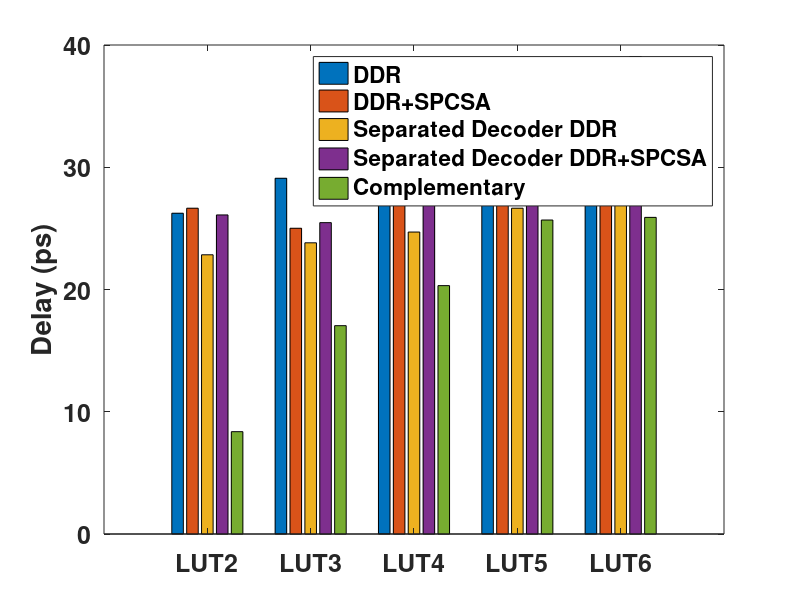
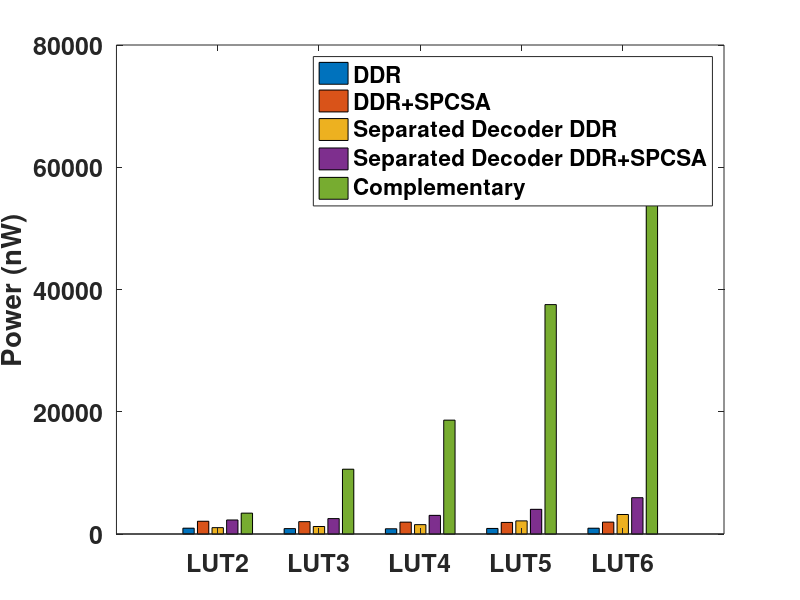
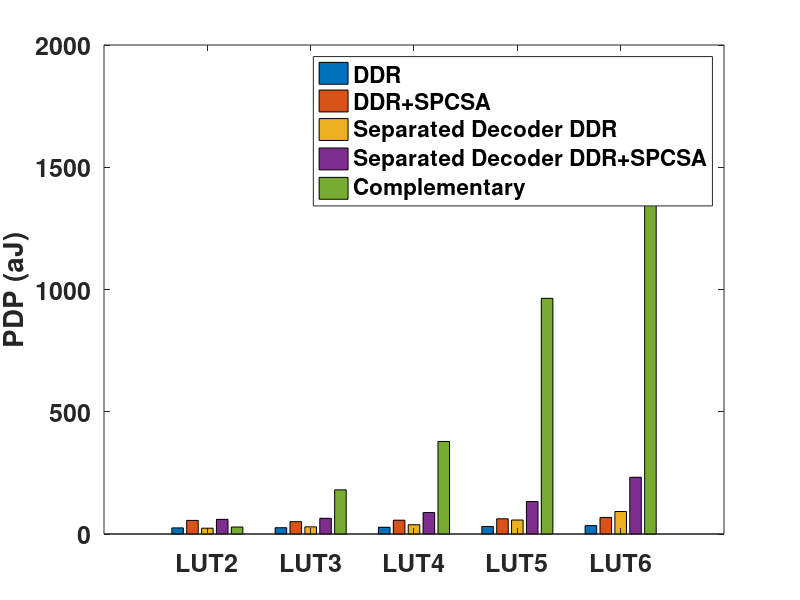
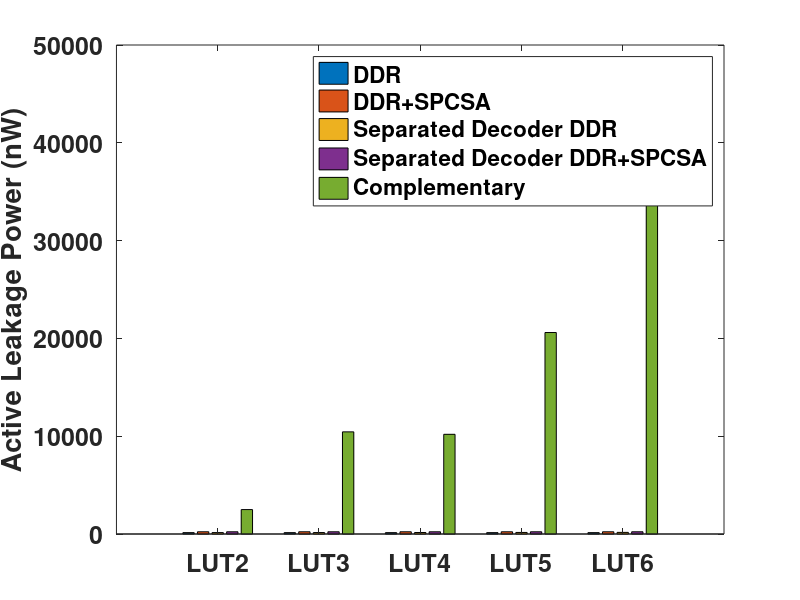

Here is the MATLAB script that generated these plots, in order:

close all
clear all
clc
set(0,'defaultaxesfontsize',18);
set(0,'defaultaxesfontweight','bold');


% DSR_DAT= importdata('D:\MyDocuments\Research\STTRAM\LUT results in FinFET\LUT2_DSR_asym_SPCSA_sref_sweep.dat', ' ', 1);
% cleanColheaders = strtrim(DSR_DAT.colheaders);
% sref_idx=find(strcmp('sref',cleanColheaders));
% tpz_idx=find(strcmp('Tpz',cleanColheaders));
% tpzbar_idx=find(strcmp('Tpzbar',cleanColheaders));
% delay_idx=find(strcmp('Delay',cleanColheaders));
% power_idx=find(strcmp('Power',cleanColheaders));
% fr_idx=find(strcmp('Failure_Rate%',cleanColheaders));
% 
% DSR_sref=DSR_DAT.data(:,sref_idx); %%%conversion to K-ohms unit
% DSR_tpz=(1e12).*DSR_DAT.data(:,tpz_idx); %%%conversion to Ps unit
% DSR_tpzbar=(1e12).*DSR_DAT.data(:,tpzbar_idx); %%%conversion to Ps unit
% DSR_delay=(1e12).*DSR_DAT.data(:,delay_idx); %%%conversion to Ps unit
% DSR_power=(1e9).*DSR_DAT.data(:,power_idx); %%%conversion to nW unit
% DSR_FR=DSR_DAT.data(:,fr_idx); %%%conversion to Ps unit
% 
% DSR_tpz(DSR_tpz>=500)=0;
% DSR_tpzbar(DSR_tpzbar>=500)=0;
% DSR_delay(DSR_delay>=500)=0;
% 
% figure(1);
% hold;
% plot(DSR_sref,DSR_tpz,'r-','LineWidth',2);
% plot(DSR_sref,DSR_tpzbar,'b-','LineWidth',2);
% plot(DSR_sref,DSR_delay,'g-','LineWidth',2);
% 
% xlabel('Reference MTJ Resistance Scaling');
% ylabel('Delay(pS)');
% legend('tpz','tpzbar','max delay');
% hold off;
% 
% figure(2);
% hold;
% plot(DSR_sref,DSR_FR,'r-','LineWidth',2);
% 
% xlabel('Reference MTJ Resistance Scaling');
% ylabel('Failure Rate(%)');
% %legend('Faulure Rate');
% hold off;
% 
% figure(3)
% hold;
% 
% plot(DSR_sref,DSR_tpz/max(DSR_delay),'r-','LineWidth',2);
% plot(DSR_sref,DSR_tpzbar/max(DSR_delay),'b-','LineWidth',2);
% plot(DSR_sref,DSR_delay/max(DSR_delay),'g-','LineWidth',2);
% plot(DSR_sref,DSR_FR/max(DSR_FR),'m-','LineWidth',2);
% 
% xlabel('Reference MTJ Resistance Scaling');
% ylabel('Normalized');
% legend('tpz','tpzbar','max delay','Failure Rate');
% 
% hold off;

%%%%%FinFET LUT results

%Asymmetric DSR
%    [sref  Tpz(pS)  Tpzbar(pS) Delay(pS) Power(nW) PDP(aJ)      P_leak(nW) Area(NF) Failure_Rate%]
dsr2_asym=[1.8     30.72  34.80      34.80     945.7     32.91   141.0      20       46.8];
dsr3_asym=[1.8     29.42  33.37      33.37     888.1     29.64   140.7      30       67.7];
dsr4_asym=[1.7     32.36  35.07      35.07     855.1     29.99   140.5      48       72.3];
dsr5_asym=[1.6     34.66  36.16      36.16     872.5     31.55   140.5      82       82.9];
dsr6_asym=[1.6     36.76  37.83      39.20     909.2     35.64   140.4      148      91.1]; 

%Asymmetric DSR+SPCSA
%               [sref  Tpz(pS)  Tpzbar(pS) Delay(pS) Power(nW) PDP(aJ) P_leak(nW) Area(NF) Failure_Rate%]
dsr2_asym_spcsa=[1.8   30.03    33.60      33.60     2031      68.23   228.7      30       38.2];
dsr3_asym_spcsa=[2     25.66    32.50      32.50     1977      64.24   228.7      40       58.2];
dsr4_asym_spcsa=[1.7   28.91    34.27      34.27     1906      65.32   228.7      58       67.1];
dsr5_asym_spcsa=[1.7   32.81    35.35      35.35     1843      65.14   228.7      92       88.5];
dsr6_asym_spcsa=[2.6   34.89    36.95      40.45     1885      76.25   228.7      158      99.6];

%Symmetric DSR
%        [sref  Tpz(pS)  Tpzbar(pS) Delay(pS) Power(nW) PDP(aJ) P_leak(nW) Area(NF) Failure_Rate%]
dsr2_sym=[1.8   26.64    30.66      30.66     960.6     29.45   141.0      20       50.7];
dsr3_sym=[1.8   29.07    29.07      33.56     1067      35.81   140.7      30       69.2];
dsr4_sym=[1.9   35.38    35.38      35.38     1000      35.39   140.5      48       77.8];
dsr5_sym=[1.9   34.49    34.49      38.12     1040      39.65   140.6      82       88.7];
dsr6_sym=[2.1   35.82    36.88      41.63     921.9     38.37   140.4      148      97.0];

%Symmetric DSR+SPCSA
%              [sref  Tpz(pS)  Tpzbar(pS) Delay(pS) Power(nW) PDP(aJ) P_leak(nW) Area(NF) Failure_Rate%]
dsr2_sym_spcsa=[1.9   27.15    30.59      30.59     2114      64.68   228.7      30       43.4];
dsr3_sym_spcsa=[1.8   28.42    28.42      31.67     2499      79.15   228.7      40       61.6];
dsr4_sym_spcsa=[2.0   35.11    35.11      35.11     2463      86.48   228.7      58       77.2];
dsr5_sym_spcsa=[1.9   32.68    32.68      35.97     2305      82.9    228.7      92       96.9];
dsr6_sym_spcsa=[1.5   33.32    33.38      35.01     1858      65.04   228.7      158      100];
    
%Separedted Decoder Asymmetric DSR
%#transistors for decoder = (n+4)*(2^n)
%            [sref  Tpz(pS)  Tpzbar(pS) Delay(pS) Power(nW) PDP(aJ) P_leak(nW) Area(NF) Failure_Rate%]
dsr2_sd_asym=[1.9   23.60    28.02      28.02     1011      28.31   143.9      39       50.0];
dsr3_sd_asym=[1.8   23.30    27.49      27.49     1121      30.80   146.2      75       69.4];
dsr4_sd_asym=[2.0   24.33    28.47      28.47     1260      35.87   149.5      155      88.5];
dsr5_sd_asym=[2.8   22.69    30.82      38.09     1581      60.21   153.8      331      97.1];
dsr6_sd_asym=[5.5   28.19    40.30      42.98     2135      91.77   159.1      715      99.9];

%Separedted Decoder Asymmetric DSR+SPCSA
%#transistors for decoder = (n+4)*(2^n)
%                  [sref  Tpz(pS)  Tpzbar(pS) Delay(pS) Power(nW) PDP(aJ) P_leak(nW) Area(NF) Failure_Rate%]
dsr2_sd_asym_spcsa=[2     23.08    27.64      27.64     2225      61.50   228.7      49       36.2];
dsr3_sd_asym_spcsa=[2.4   24.19    29.55      29.55     2257      66.70   228.7      85       55.2];
dsr4_sd_asym_spcsa=[3.0   26.79    30.39      30.39     2573      78.20   228.8      165      78.7]; 
dsr5_sd_asym_spcsa=[5.0   30.07    36.36      36.75     2955      108.6   228.9      341      90.5];
dsr6_sd_asym_spcsa=[8.2   36.78    43.21      43.21     3983      172.1   229.1      725      98.2];

%Separedted Decoder Symmetric DSR
%#transistors for decoder = (n+4)*(2^n)
%           [sref  Tpz(pS)  Tpzbar(pS) Delay(pS) Power(nW) PDP(aJ) P_leak(nW) Area(NF) Failure_Rate%]
dsr2_sd_sym=[1.8   27.50    23.11      27.51     989.5     27.22   144.6      40       51.8];
dsr3_sd_sym=[1.8   26.85    23.96      27.73     1134      31.45   146.7      76       69.8];
dsr4_sd_sym=[1.6   27.94    33.79      33.79     1362      46.02   150.0      156      96.8];
dsr5_sd_sym=[1.9   29.70    24.08      55.83     1642      91.64   154.3      332      97.7];
dsr6_sd_sym=[2.3   33.30    25.87      44.73     2251      100.7   159.7      716      99.9];

%Separedted Decoder Symmetric DSR+SPCSA
%#transistors for decoder = (n+4)*(2^n)
%                 [sref  Tpz(pS)  Tpzbar(pS) Delay(pS) Power(nW) PDP(aJ) P_leak(nW) Area(NF) Failure_Rate%]
dsr2_sd_sym_spcsa=[1.6   27.09    24.78      27.15     2152      58.42   228.7      50       45.8];
dsr3_sd_sym_spcsa=[1.7   28.04    23.30      28.72     2363      67.86   228.7      86       64.7];
dsr4_sd_sym_spcsa=[1.6   29.83    23.93      29.84     2603      77.68   228.8      166      85.6];
dsr5_sd_sym_spcsa=[1.4   29.60    28.44      31.23     3090      96.51   228.9      342      95.6];
dsr6_sd_sym_spcsa=[1.9   37.31    32.04      39.27     4066      159.7   229.1      726      96.9];


%DDR
%    [sref  Tpz(pS) Tpzbar(pS) Delay(pS) Power(nW) PDP(aJ) P_leak(nW) Area(NF) Failure_Rate%]
ddr2=[0     26.24   26.24      26.24     953.1     25.01   141.4      22       8.6];
ddr3=[0     29.10   28.87      29.10     885.2     25.76   141.1      38       12.3];
ddr4=[0     32.03   32.03      32.03     858.7     27.50   141.0      70       20.7];
ddr5=[0     33.77   33.77      33.77     910.3     30.75   141.0      134      35.3];
ddr6=[0     35.86   36.42      36.42     949.4     34.58   140.9      262      35.6];

%DDR+SPCSA
%          [sref  Tpz(pS) Tpzbar(pS) Delay(pS) Power(nW) PDP(aJ) P_leak(nW) Area(NF) Failure_Rate%]
ddr2_spcsa=[0     26.65   26.65      26.65     2086      55.61   228.7      32       6.4];
ddr3_spcsa=[0     25.01   25.01      25.01     2022      50.56   228.7      48       7.6];
ddr4_spcsa=[0     29.10   29.10      29.10     1941      56.48   228.7      80       20.6];
ddr5_spcsa=[0     32.88   32.88      32.88     1894      62.27   228.7      144      57.7];
ddr6_spcsa=[0     34.73   34.73      34.73     1949      67.67   228.7      272      74.7]; 

%Separedted Decoder DDR 
%       [sref  Tpz(pS) Tpzbar(pS) Delay(pS) Power(nW) PDP(aJ) P_leak(nW) Area(NF) Failure_Rate%]
ddr2_sd=[0     22.84   22.84      22.84     1041      23.77   145.7      42       10.5];
ddr3_sd=[0     23.82   23.82      23.82     1228      29.27   149.3      82       24.6];
ddr4_sd=[0     24.70   24.70      24.70     1532      37.84   153.9      170      47.1];
ddr5_sd=[0     26.65   26.65      26.65     2147      57.21   159.4      362      75.9];
ddr6_sd=[0     28.81   28.81      28.81     3191      91.96   165.9      778      99.9];

%Separedted Decoder DDR+SPCSA 
%             [sref  Tpz(pS) Tpzbar(pS) Delay(pS) Power(nW) PDP(aJ) P_leak(nW) Area(NF) Failure_Rate%]
ddr2_sd_spcsa=[0     26.10   26.10      26.10     2295      59.90   228.7      52       5.1];
ddr3_sd_spcsa=[0     25.47   25.47      25.47     2523      64.25   228.8      92       12.7];
ddr4_sd_spcsa=[0     28.76   28.76      28.76     3051      87.74   228.9      180      31.0]; %%%inconsitent
ddr5_sd_spcsa=[0     32.94   32.94      32.94     4039      133.0   229.1      372      21.3]; %%%inconsistent
ddr6_sd_spcsa=[0     39.06   39.06      39.06     5942      232.1   229.4      788      28.7];


%Static STT-Latch Based LUT at 50% output activity
%       [Delay(pS) Power(nW) P_leak(nW) Area(NF) Failure_Rate%]
static2=[12.53     2688      2021       70       ];


%Static STT-Latch Based LUT at 50% output activity
%       [Delay(pS) Power(nW) PDP(aJ)  P_leak(nW) Area(NF) Failure_Rate%]
staticmux2=[ 8.3713  3.4140*1e3   28.5794    2.4983*1e3       88         0];
staticmux3=[ 17.0419 10.6017*1e3  180.6727   10.4448*1e3      54         1];
staticmux4=[ 20.3178 18.6290*1e3  378.4996   10.1941*1e3      110         3];
staticmux5=[ 25.6833 37.5297*1e3  963.8862   20.6020*1e3      230         7];
staticmux6=[ 25.9005 74.9174*1e3  1940.4     41.1093*1e3      462         12];


str={'LUT2'; 'LUT3'; 'LUT4'; 'LUT5'; 'LUT6'};

figure (4)
% y=[dsr2_asym(4) dsr2_asym_spcsa(4) dsr2_sym(4) dsr2_sym_spcsa(4) dsr2_sd_asym(4) dsr2_sd_asym_spcsa(4) dsr2_sd_sym(4) dsr2_sd_sym_spcsa(4) ddr2(4) ddr2_spcsa(4) ddr2_sd(4) ddr2_sd_spcsa(4); 
%    dsr3_asym(4) dsr3_asym_spcsa(4) dsr3_sym(4) dsr3_sym_spcsa(4) dsr3_sd_asym(4) dsr3_sd_asym_spcsa(4) dsr3_sd_sym(4) dsr3_sd_sym_spcsa(4) ddr3(4) ddr3_spcsa(4) ddr3_sd(4) ddr3_sd_spcsa(4);
%    dsr4_asym(4) dsr4_asym_spcsa(4) dsr4_sym(4) dsr4_sym_spcsa(4) dsr4_sd_asym(4) dsr4_sd_asym_spcsa(4) dsr4_sd_sym(4) dsr4_sd_sym_spcsa(4) ddr4(4) ddr4_spcsa(4) ddr4_sd(4) ddr4_sd_spcsa(4);
%    dsr5_asym(4) dsr5_asym_spcsa(4) dsr5_sym(4) dsr5_sym_spcsa(4) dsr5_sd_asym(4) dsr5_sd_asym_spcsa(4) dsr5_sd_sym(4) dsr5_sd_sym_spcsa(4) ddr5(4) ddr5_spcsa(4) ddr5_sd(4) ddr5_sd_spcsa(4);
%    dsr6_asym(4) dsr6_asym_spcsa(4) dsr6_sym(4) dsr6_sym_spcsa(4) dsr6_sd_asym(4) dsr6_sd_asym_spcsa(4) dsr6_sd_sym(4) dsr6_sd_sym_spcsa(4) ddr6(4) ddr6_spcsa(4) ddr6_sd(4) ddr6_sd_spcsa(4);];

y=[ddr2(4) ddr2_spcsa(4) ddr2_sd(4) ddr2_sd_spcsa(4) staticmux2(1); 
   ddr3(4) ddr3_spcsa(4) ddr3_sd(4) ddr3_sd_spcsa(4) staticmux3(1);
   ddr4(4) ddr4_spcsa(4) ddr4_sd(4) ddr4_sd_spcsa(4) staticmux4(1);
   ddr5(4) ddr5_spcsa(4) ddr5_sd(4) ddr5_sd_spcsa(4) staticmux5(1);
   ddr6(4) ddr6_spcsa(4) ddr6_sd(4) ddr6_sd_spcsa(4) staticmux6(1);];

plot4=bar(y);
ylabel('Delay (ps)');
% legend('Asymmetric DSR','Asymmetric DSR+SPCSA','Symmetric DSR','Symmetric DSR+SPCSA','Separated Decoder Asymmetric DSR','Separated Decoder Asymmetric DSR+SPCSA','Separated Decoder Symmetric DSR','Separated Decoder Symmetric DSR+SPCSA','DDR','DDR+SPCSA','Separated Decoder DDR','Separated Decoder DDR+SPCSA');
legend('DDR','DDR+SPCSA','Separated Decoder DDR','Separated Decoder DDR+SPCSA', 'Complementary');

set(gca, 'XTickLabel',str, 'XTick',1:numel(str));
%set(plot4(2),'facecolor','g');

figure (5)
% y=[dsr2_asym(5) dsr2_asym_spcsa(5) dsr2_sym(5) dsr2_sym_spcsa(5) dsr2_sd_asym(5) dsr2_sd_asym_spcsa(5) dsr2_sd_sym(5) dsr2_sd_sym_spcsa(5) ddr2(5) ddr2_spcsa(5) ddr2_sd(5) ddr2_sd_spcsa(5); 
%    dsr3_asym(5) dsr3_asym_spcsa(5) dsr3_sym(5) dsr3_sym_spcsa(5) dsr3_sd_asym(5) dsr3_sd_asym_spcsa(5) dsr3_sd_sym(5) dsr3_sd_sym_spcsa(5) ddr3(5) ddr3_spcsa(5) ddr3_sd(5) ddr3_sd_spcsa(5);
%    dsr4_asym(5) dsr4_asym_spcsa(5) dsr4_sym(5) dsr4_sym_spcsa(5) dsr4_sd_asym(5) dsr4_sd_asym_spcsa(5) dsr4_sd_sym(5) dsr4_sd_sym_spcsa(5) ddr4(5) ddr4_spcsa(5) ddr4_sd(5) ddr4_sd_spcsa(5);
%    dsr5_asym(5) dsr5_asym_spcsa(5) dsr5_sym(5) dsr5_sym_spcsa(5) dsr5_sd_asym(5) dsr5_sd_asym_spcsa(5) dsr5_sd_sym(5) dsr5_sd_sym_spcsa(5) ddr5(5) ddr5_spcsa(5) ddr5_sd(5) ddr5_sd_spcsa(5);
%    dsr6_asym(5) dsr6_asym_spcsa(5) dsr6_sym(5) dsr6_sym_spcsa(5) dsr6_sd_asym(5) dsr6_sd_asym_spcsa(5) dsr6_sd_sym(5) dsr6_sd_sym_spcsa(5) ddr6(5) ddr6_spcsa(5) ddr6_sd(5) ddr6_sd_spcsa(5);];

y=[ddr2(5) ddr2_spcsa(5) ddr2_sd(5) ddr2_sd_spcsa(5) staticmux2(2); 
   ddr3(5) ddr3_spcsa(5) ddr3_sd(5) ddr3_sd_spcsa(5) staticmux3(2);
   ddr4(5) ddr4_spcsa(5) ddr4_sd(5) ddr4_sd_spcsa(5) staticmux4(2);
   ddr5(5) ddr5_spcsa(5) ddr5_sd(5) ddr5_sd_spcsa(5) staticmux5(2);
   ddr6(5) ddr6_spcsa(5) ddr6_sd(5) ddr6_sd_spcsa(5) staticmux6(2);];

plot5=bar(y);
ylabel('Power (nW)');
% legend('Asymmetric DSR','Asymmetric DSR+SPCSA','Symmetric DSR','Symmetric DSR+SPCSA','Separated Decoder Asymmetric DSR','Separated Decoder Asymmetric DSR+SPCSA','Separated Decoder Symmetric DSR','Separated Decoder Symmetric DSR+SPCSA','DDR','DDR+SPCSA','Separated Decoder DDR','Separated Decoder DDR+SPCSA');
legend('DDR','DDR+SPCSA','Separated Decoder DDR','Separated Decoder DDR+SPCSA','Complementary');

set(gca, 'XTickLabel',str, 'XTick',1:numel(str));
%set(plot5(2),'facecolor','g');

figure (6)
% y=[dsr2_asym(6) dsr2_asym_spcsa(6) dsr2_sym(6) dsr2_sym_spcsa(6) dsr2_sd_asym(6) dsr2_sd_asym_spcsa(6) dsr2_sd_sym(6) dsr2_sd_sym_spcsa(6) ddr2(6) ddr2_spcsa(6) ddr2_sd(6) ddr2_sd_spcsa(6); 
%    dsr3_asym(6) dsr3_asym_spcsa(6) dsr3_sym(6) dsr3_sym_spcsa(6) dsr3_sd_asym(6) dsr3_sd_asym_spcsa(6) dsr3_sd_sym(6) dsr3_sd_sym_spcsa(6) ddr3(6) ddr3_spcsa(6) ddr3_sd(6) ddr3_sd_spcsa(6);
%    dsr4_asym(6) dsr4_asym_spcsa(6) dsr4_sym(6) dsr4_sym_spcsa(6) dsr4_sd_asym(6) dsr4_sd_asym_spcsa(6) dsr4_sd_sym(6) dsr4_sd_sym_spcsa(6) ddr4(6) ddr4_spcsa(6) ddr4_sd(6) ddr4_sd_spcsa(6);
%    dsr5_asym(6) dsr5_asym_spcsa(6) dsr5_sym(6) dsr5_sym_spcsa(6) dsr5_sd_asym(6) dsr5_sd_asym_spcsa(6) dsr5_sd_sym(6) dsr5_sd_sym_spcsa(6) ddr5(6) ddr5_spcsa(6) ddr5_sd(6) ddr5_sd_spcsa(6);
%    dsr6_asym(6) dsr6_asym_spcsa(6) dsr6_sym(6) dsr6_sym_spcsa(6) dsr6_sd_asym(6) dsr6_sd_asym_spcsa(6) dsr6_sd_sym(6) dsr6_sd_sym_spcsa(6) ddr6(6) ddr6_spcsa(6) ddr6_sd(6) ddr6_sd_spcsa(6);];

y=[ddr2(6) ddr2_spcsa(6) ddr2_sd(6) ddr2_sd_spcsa(6)  staticmux2(3); 
   ddr3(6) ddr3_spcsa(6) ddr3_sd(6) ddr3_sd_spcsa(6)  staticmux3(3);
   ddr4(6) ddr4_spcsa(6) ddr4_sd(6) ddr4_sd_spcsa(6)  staticmux4(3);
   ddr5(6) ddr5_spcsa(6) ddr5_sd(6) ddr5_sd_spcsa(6)  staticmux5(3);
   ddr6(6) ddr6_spcsa(6) ddr6_sd(6) ddr6_sd_spcsa(6)  staticmux6(3);];

plot6=bar(y);
ylabel('PDP (aJ)'); 
% legend('Asymmetric DSR','Asymmetric DSR+SPCSA','Symmetric DSR','Symmetric DSR+SPCSA','Separated Decoder Asymmetric DSR','Separated Decoder Asymmetric DSR+SPCSA','Separated Decoder Symmetric DSR','Separated Decoder Symmetric DSR+SPCSA','DDR','DDR+SPCSA','Separated Decoder DDR','Separated Decoder DDR+SPCSA');
legend('DDR','DDR+SPCSA','Separated Decoder DDR','Separated Decoder DDR+SPCSA','Complementary');
set(gca, 'XTickLabel',str, 'XTick',1:numel(str));
%set(plot6(2),'facecolor','g');

figure (7)
% y=[dsr2_asym(7) dsr2_asym_spcsa(7) dsr2_sym(7) dsr2_sym_spcsa(7) dsr2_sd_asym(7) dsr2_sd_asym_spcsa(7) dsr2_sd_sym(7) dsr2_sd_sym_spcsa(7) ddr2(7) ddr2_spcsa(7) ddr2_sd(7) ddr2_sd_spcsa(7); 
%    dsr3_asym(7) dsr3_asym_spcsa(7) dsr3_sym(7) dsr3_sym_spcsa(7) dsr3_sd_asym(7) dsr3_sd_asym_spcsa(7) dsr3_sd_sym(7) dsr3_sd_sym_spcsa(7) ddr3(7) ddr3_spcsa(7) ddr3_sd(7) ddr3_sd_spcsa(7);
%    dsr4_asym(7) dsr4_asym_spcsa(7) dsr4_sym(7) dsr4_sym_spcsa(7) dsr4_sd_asym(7) dsr4_sd_asym_spcsa(7) dsr4_sd_sym(7) dsr4_sd_sym_spcsa(7) ddr4(7) ddr4_spcsa(7) ddr4_sd(7) ddr4_sd_spcsa(7);
%    dsr5_asym(7) dsr5_asym_spcsa(7) dsr5_sym(7) dsr5_sym_spcsa(7) dsr5_sd_asym(7) dsr5_sd_asym_spcsa(7) dsr5_sd_sym(7) dsr5_sd_sym_spcsa(7) ddr5(7) ddr5_spcsa(7) ddr5_sd(7) ddr5_sd_spcsa(7);
%    dsr6_asym(7) dsr6_asym_spcsa(7) dsr6_sym(7) dsr6_sym_spcsa(7) dsr6_sd_asym(7) dsr6_sd_asym_spcsa(7) dsr6_sd_sym(7) dsr6_sd_sym_spcsa(7) ddr6(7) ddr6_spcsa(7) ddr6_sd(7) ddr6_sd_spcsa(7);];

y=[ddr2(7) ddr2_spcsa(7) ddr2_sd(7) ddr2_sd_spcsa(7) staticmux2(4); 
   ddr3(7) ddr3_spcsa(7) ddr3_sd(7) ddr3_sd_spcsa(7) staticmux3(4);
   ddr4(7) ddr4_spcsa(7) ddr4_sd(7) ddr4_sd_spcsa(7) staticmux4(4);
   ddr5(7) ddr5_spcsa(7) ddr5_sd(7) ddr5_sd_spcsa(7) staticmux5(4);
   ddr6(7) ddr6_spcsa(7) ddr6_sd(7) ddr6_sd_spcsa(7) staticmux6(4);];

plot7=bar(y);
ylabel('Active Leakage Power (nW)'); 
% legend('Asymmetric DSR','Asymmetric DSR+SPCSA','Symmetric DSR','Symmetric DSR+SPCSA','Separated Decoder Asymmetric DSR','Separated Decoder Asymmetric DSR+SPCSA','Separated Decoder Symmetric DSR','Separated Decoder Symmetric DSR+SPCSA','DDR','DDR+SPCSA','Separated Decoder DDR','Separated Decoder DDR+SPCSA');
legend('DDR','DDR+SPCSA','Separated Decoder DDR','Separated Decoder DDR+SPCSA','Complementary');
set(gca, 'XTickLabel',str, 'XTick',1:numel(str));
%set(plot7(2),'facecolor','g');


figure (8)
% y=[dsr2_asym(8) dsr2_asym_spcsa(8) dsr2_sym(8) dsr2_sym_spcsa(8) dsr2_sd_asym(8) dsr2_sd_asym_spcsa(8) dsr2_sd_sym(8) dsr2_sd_sym_spcsa(8) ddr2(8) ddr2_spcsa(8) ddr2_sd(8) ddr2_sd_spcsa(8); 
%    dsr3_asym(8) dsr3_asym_spcsa(8) dsr3_sym(8) dsr3_sym_spcsa(8) dsr3_sd_asym(8) dsr3_sd_asym_spcsa(8) dsr3_sd_sym(8) dsr3_sd_sym_spcsa(8) ddr3(8) ddr3_spcsa(8) ddr3_sd(8) ddr3_sd_spcsa(8);
%    dsr4_asym(8) dsr4_asym_spcsa(8) dsr4_sym(8) dsr4_sym_spcsa(8) dsr4_sd_asym(8) dsr4_sd_asym_spcsa(8) dsr4_sd_sym(8) dsr4_sd_sym_spcsa(8) ddr4(8) ddr4_spcsa(8) ddr4_sd(8) ddr4_sd_spcsa(8);
%    dsr5_asym(8) dsr5_asym_spcsa(8) dsr5_sym(8) dsr5_sym_spcsa(8) dsr5_sd_asym(8) dsr5_sd_asym_spcsa(8) dsr5_sd_sym(8) dsr5_sd_sym_spcsa(8) ddr5(8) ddr5_spcsa(8) ddr5_sd(8) ddr5_sd_spcsa(8);
%    dsr6_asym(8) dsr6_asym_spcsa(8) dsr6_sym(8) dsr6_sym_spcsa(8) dsr6_sd_asym(8) dsr6_sd_asym_spcsa(8) dsr6_sd_sym(8) dsr6_sd_sym_spcsa(8) ddr6(8) ddr6_spcsa(8) ddr6_sd(8) ddr6_sd_spcsa(8);];

y=[ddr2(8) ddr2_spcsa(8) ddr2_sd(8) ddr2_sd_spcsa(8) staticmux2(5); 
   ddr3(8) ddr3_spcsa(8) ddr3_sd(8) ddr3_sd_spcsa(8) staticmux3(5);
   ddr4(8) ddr4_spcsa(8) ddr4_sd(8) ddr4_sd_spcsa(8) staticmux4(5);
   ddr5(8) ddr5_spcsa(8) ddr5_sd(8) ddr5_sd_spcsa(8) staticmux5(5);
   ddr6(8) ddr6_spcsa(8) ddr6_sd(8) ddr6_sd_spcsa(8) staticmux6(5);];

plot8=bar(y);
ylabel('Area (NF)');
% legend('Asymmetric DSR','Asymmetric DSR+SPCSA','Symmetric DSR','Symmetric DSR+SPCSA','Separated Decoder Asymmetric DSR','Separated Decoder Asymmetric DSR+SPCSA','Separated Decoder Symmetric DSR','Separated Decoder Symmetric DSR+SPCSA','DDR','DDR+SPCSA','Separated Decoder DDR','Separated Decoder DDR+SPCSA');
legend('DDR','DDR+SPCSA','Separated Decoder DDR','Separated Decoder DDR+SPCSA','Complementary');
set(gca, 'XTickLabel',str, 'XTick',1:numel(str));
%set(plot8(2),'facecolor','g');

figure (9);
% y=[dsr2_asym(9) dsr2_asym_spcsa(9) dsr2_sym(9) dsr2_sym_spcsa(9) dsr2_sd_asym(9) dsr2_sd_asym_spcsa(9) dsr2_sd_sym(9) dsr2_sd_sym_spcsa(9) ddr2(9) ddr2_spcsa(9) ddr2_sd(9) ddr2_sd_spcsa(9); 
%    dsr3_asym(9) dsr3_asym_spcsa(9) dsr3_sym(9) dsr3_sym_spcsa(9) dsr3_sd_asym(9) dsr3_sd_asym_spcsa(9) dsr3_sd_sym(9) dsr3_sd_sym_spcsa(9) ddr3(9) ddr3_spcsa(9) ddr3_sd(9) ddr3_sd_spcsa(9);
%    dsr4_asym(9) dsr4_asym_spcsa(9) dsr4_sym(9) dsr4_sym_spcsa(9) dsr4_sd_asym(9) dsr4_sd_asym_spcsa(9) dsr4_sd_sym(9) dsr4_sd_sym_spcsa(9) ddr4(9) ddr4_spcsa(9) ddr4_sd(9) ddr4_sd_spcsa(9);
%    dsr5_asym(9) dsr5_asym_spcsa(9) dsr5_sym(9) dsr5_sym_spcsa(9) dsr5_sd_asym(9) dsr5_sd_asym_spcsa(9) dsr5_sd_sym(9) dsr5_sd_sym_spcsa(9) ddr5(9) ddr5_spcsa(9) ddr5_sd(9) ddr5_sd_spcsa(9);
%    dsr6_asym(9) dsr6_asym_spcsa(9) dsr6_sym(9) dsr6_sym_spcsa(9) dsr6_sd_asym(9) dsr6_sd_asym_spcsa(9) dsr6_sd_sym(9) dsr6_sd_sym_spcsa(9) ddr6(9) ddr6_spcsa(9) ddr6_sd(9) ddr6_sd_spcsa(9);];

y=[ddr2(9) ddr2_spcsa(9) ddr2_sd(9) ddr2_sd_spcsa(9) staticmux2(6); 
   ddr3(9) ddr3_spcsa(9) ddr3_sd(9) ddr3_sd_spcsa(9) staticmux3(6);
   ddr4(9) ddr4_spcsa(9) ddr4_sd(9) ddr4_sd_spcsa(9) staticmux4(6);
   ddr5(9) ddr5_spcsa(9) ddr5_sd(9) ddr5_sd_spcsa(9) staticmux5(6);
   ddr6(9) ddr6_spcsa(9) ddr6_sd(9) ddr6_sd_spcsa(9) staticmux6(6);];

plot9=bar(y);
ylabel('Failure Rate%');
% legend('Asymmetric DSR','Asymmetric DSR+SPCSA','Symmetric DSR','Symmetric DSR+SPCSA','Separated Decoder Asymmetric DSR','Separated Decoder Asymmetric DSR+SPCSA','Separated Decoder Symmetric DSR','Separated Decoder Symmetric DSR+SPCSA','DDR','DDR+SPCSA','Separated Decoder DDR','Separated Decoder DDR+SPCSA');
legend('DDR','DDR+SPCSA','Separated Decoder DDR','Separated Decoder DDR+SPCSA','Complementary');
set(gca, 'XTickLabel',str, 'XTick',1:numel(str));
%set(plot9(2),'facecolor','g');

